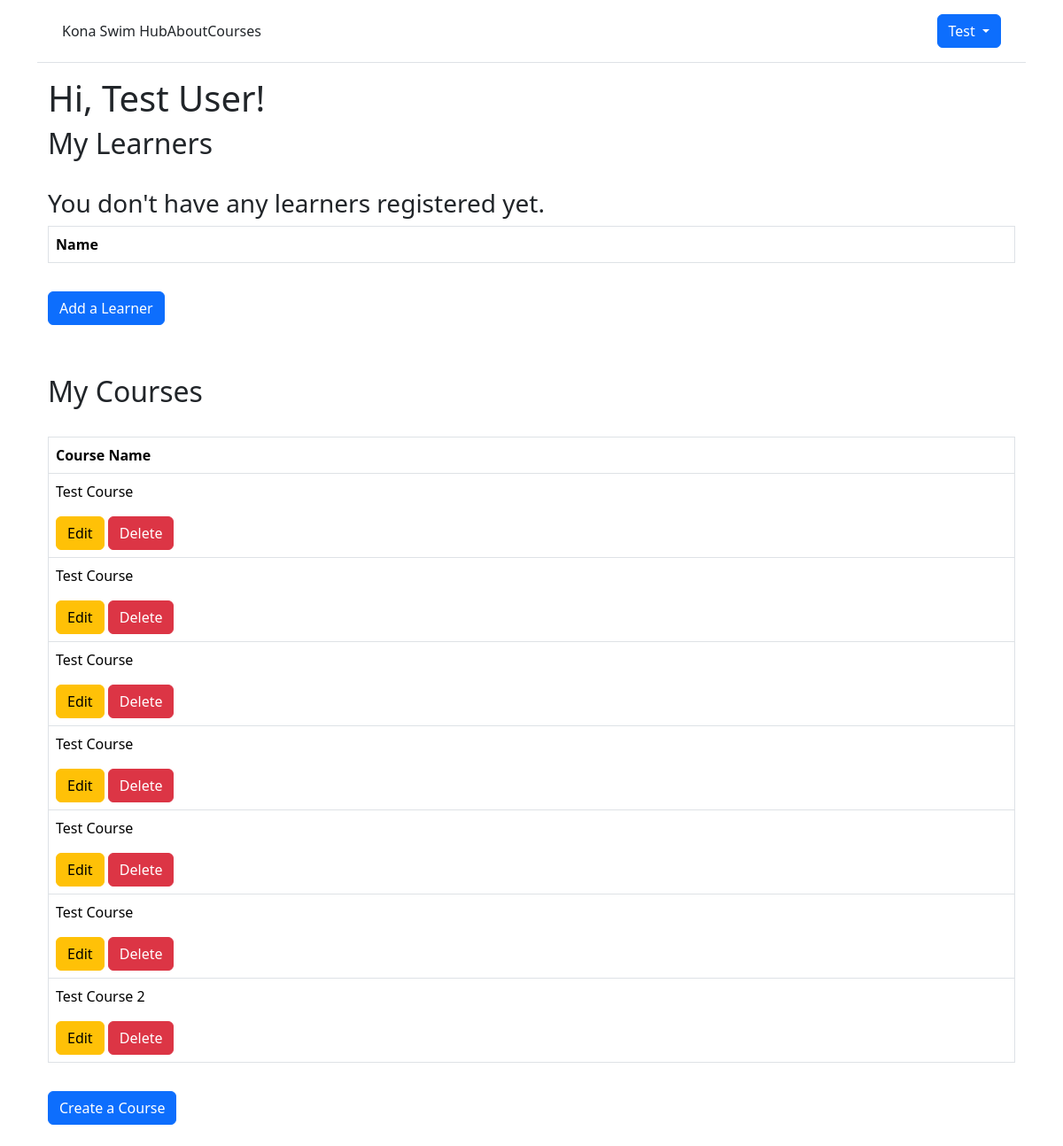
/accounts/my-account/ (signed in), run on the app's committed database.
### accounts/models.py (models this page shows, shortened)
class CustomUser(AbstractUser):
    email = models.EmailField(max_length=200)
    password = models.CharField(max_length=200)
    first_name = models.CharField(max_length = 100)
    last_name = models.CharField(max_length = 100)
    is_instructor = models.BooleanField(default=False)
    course_created = models.ForeignKey('lessons.Course', null=True, on_delete=models.CASCADE)

### lessons/models.py (models this page shows, shortened)
class Course(models.Model):
    course_instructor = models.ForeignKey(CustomUser, on_delete=models.CASCADE, null=True) # Check this: When User is deleted, also delete the Course.
    course_title = models.CharField(max_length=100, default=None)
    course_description = models.CharField(max_length=250)
    course_age_range_min = models.IntegerField(null=True)
    course_age_range_max = models.IntegerField(null=True)
    course_location = models.CharField(max_length=100)
    course_start_date = models.DateField(help_text="Enter the date this course will begin.")
    course_end_date = models.DateField(help_text="Enter the date this course will end.")
    course_day_of_week = models.CharField(max_length=100, blank=True)
    course_start_time = models.TimeField(help_text="Enter the start time for this course in Hawaii Standard Time (e.g., 01:00 PM).")
    course_end_time = models.TimeField(help_text="Enter the end time for this course in Hawaii Standard Time(e.g., 02:00 PM).")
    num_spots_available = models.IntegerField()
    course_price = models.DecimalField(max_digits=10, decimal_places=2)
    learner_on_roster = models.ManyToManyField(to=Learner, related_name="learners", blank=True)

### accounts/views.py (the view)
# urls.py: path("my-account/", views.my_account_view, name="my-account"),
@login_required
def my_account_view (request):
    learners = Learner.objects.filter(associated_with_user=request.user)
    courses = Course.objects.filter(course_instructor=request.user)
    context = {
        "learners": learners,
        "courses": courses,
    }
    return render(request, "my-account.html", context)

### templates/my-account.html (shortened to what this page needs)
{% extends "base.html" %}
{% block content %}
<div class="container">
  <h1>Hi, {{ user.first_name }} {{ user.last_name }}!</h1>
  <h2>My Learners</h2>
  <div class="row my-3">
    <div class="course-table-container">
      <table class="table table-bordered table-hover">
        <thead>
          <tr>
            <th> Name </th>
          </tr>
        </thead>
        <tbody>
          <tr>
            {% for learner in learners %}
            <td><a href="{% url 'learner-detail' learner.pk %}"">{{ learner.first_name }} {{ learner.last_name}}</a></td>
          </tr>
          {% empty %}
          <h3>You don't have any learners registered yet.</h3>
          {% endfor %}
        </tbody>
      </table>
    </div>
  </div>
  <div>
    <a href=" {% url 'learner-add' %}" class="btn btn-primary" role="button">Add a Learner</a>
    </div>
    <div style="margin-top: 3.5em;">
      <h2>My Courses</h2>
      <div class="row my-3">
        <div class="course-table-container">
          <table class="table table-bordered table-hover">
            <thead>
              <tr>
                <th> Course Name </th>
              </tr>
            </thead>
            <tbody>
              <tr>
                {% for course in courses %}
                <td>
                  <p>{{ course.course_title }} </p> <a href=" {% url 'course-edit' course.pk %}" class="btn btn-warning"
                    role="button">Edit</a>
                  <a href="{% url 'course-delete' course.pk %}" class="btn btn-danger">Delete</a>
                </td>
              </tr>
              {% empty %}
              <h3>You haven't created any courses yet.</h3>
              {% endfor %}
            </tbody>
          </table>
        </div>
      </div>
      <div>
        <a href=" {% url 'course_create' %}" class="btn btn-primary" role="button">Create a Course</a>
      </div>
    </div>
  </div>
  {% endblock content %}

### templates/base.html (shortened to what this page needs)
{% load static %}
<!doctype html>
<html lang="en">
<head>
    <link href="{% static 'css/base.css' %}" rel="stylesheet">
    <link href="https://cdn.jsdelivr.net/npm/bootstrap@5.2.2/dist/css/bootstrap.min.css" rel="stylesheet"
>
    {% load bootstrap5 %}
    {% bootstrap_css %}
</head>
<div class="container pb-4">
    <header class="p-3 mb-3 border-bottom">
        <div class="container">
            <div class="d-flex flex-wrap align-items-center justify-content-center
                justify-content-lg-start">
                <a class="navbar-brand" href="{% url 'home' %}">Kona Swim Hub</a>
                <a class="nav-link" href="{% url 'about' %}">About </a>
                <a class="nav-link" href="{% url 'course_list' %}">Courses </a>
                    {% if user.is_authenticated %}
                <div class="btn-group">
                    <button type="button" class="btn btn-primary dropdown-toggle" data-bs-toggle="dropdown"
                        aria-expanded="false">
                        {{ user.first_name }}
                    </button>
                </div>
                {% else %}
                </ul>
                <div class="text-end">
                    <a href="{% url 'login' %}" class="btn btn-outline-primary me-2">Log In</a>
                    <a href="{% url 'signup' %}" class="btn btn-primary">Sign Up</a>
                </div>
                {% endif %}
            </div>
    </header>
    {% block content %}
    {% endblock content %}
</div>
</html>

### static/css/base.css (style rules this page uses)
.course-table-container { padding-top: 1em; }

### data on the page
CustomUser: first_name "Test", last_name "User"
Course: course_title "Test Course"
Course: course_title "Test Course"
Course: course_title "Test Course"
Course: course_title "Test Course"
Course: course_title "Test Course"
Course: course_title "Test Course"
Course: course_title "Test Course 2"
